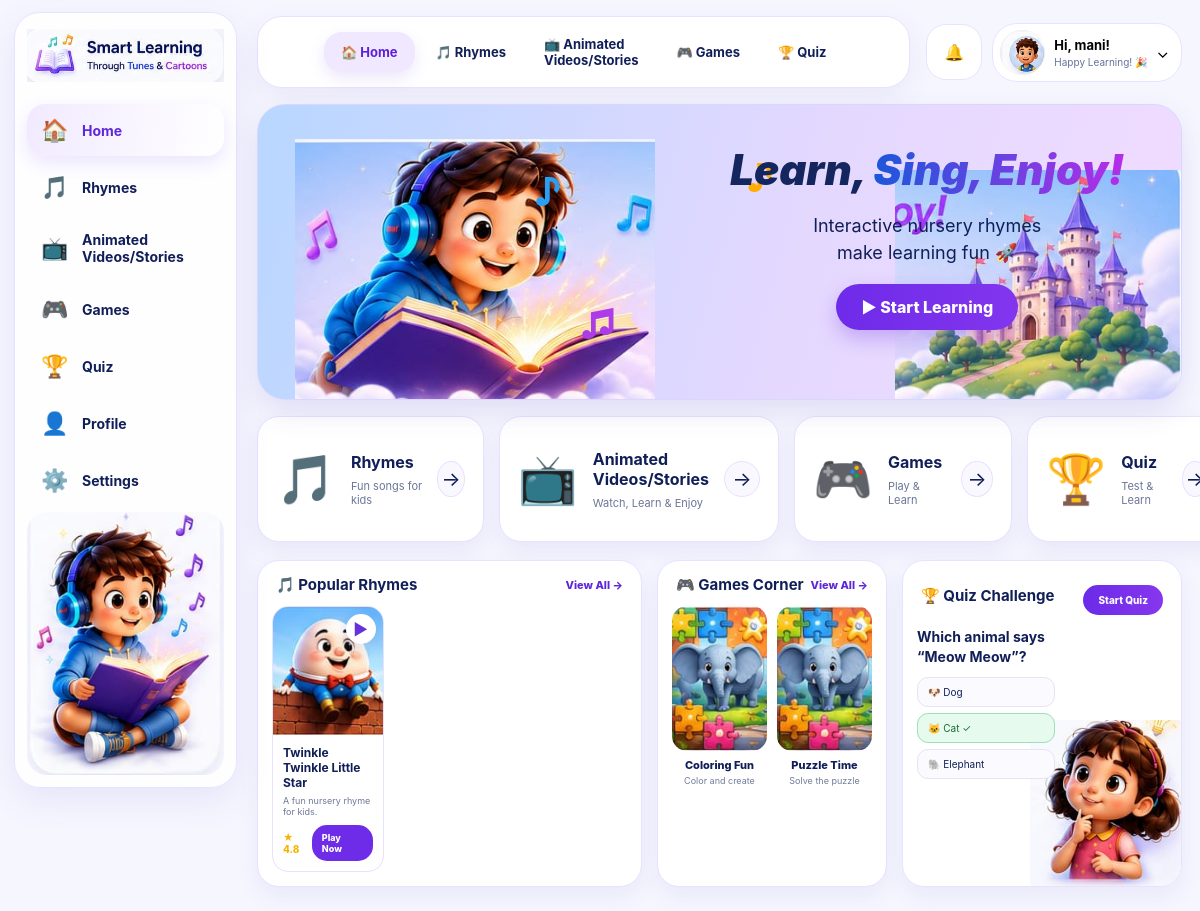
/home/ (signed in), run on the app's committed database.
### accounts/models.py (models this page shows, shortened)
class User(AbstractUser):
    ACCOUNT_TYPE_CHOICES = [
        ("learner", "Learner"),
        ("parent", "Parent / Guardian"),
    ]
    AVATAR_CHOICES = [
        ("boy", "👦 Boy"),
        ("girl", "👧 Girl"),
        ("cat", "🐱 Cat"),
        ("dog", "🐶 Dog"),
        ("lion", "🦁 Lion"),
        ("monkey", "🐵 Monkey"),
        ("rabbit", "🐰 Rabbit"),
        ("panda", "🐼 Panda"),
        ("unicorn", "🦄 Unicorn"),
        ("star", "⭐ Star"),
    ]
    AGE_GROUP_CHOICES = [
        ("2-4", "2 – 4 years"),
        ("4-6", "4 – 6 years"),
        ("6-8", "6 – 8 years"),
    ]
    account_type = models.CharField(max_length=12, choices=ACCOUNT_TYPE_CHOICES, default="learner")
    avatar = models.CharField(max_length=20, choices=AVATAR_CHOICES, default="star")
    age_group = models.CharField(max_length=10, choices=AGE_GROUP_CHOICES, default="4-6", blank=True)
    parent_email = models.EmailField(blank=True, help_text="Parent/guardian email for learner updates.")
    parent = models.ForeignKey(
        "self",
        null=True,
        blank=True,
        on_delete=models.SET_NULL,
        related_name="children",
        limit_choices_to={"account_type": "parent"},
    )
    is_child_learner = models.BooleanField(default=True)
    interests = models.JSONField(default=list, blank=True)
    created_at = models.DateTimeField(auto_now_add=True)
    class Meta:
        ordering = ["first_name", "username"]
    @property
    def is_parent(self):
        return self.account_type == "parent"

### rhymes/models.py (models this page shows, shortened)
class Rhyme(models.Model):
    DIFFICULTY_CHOICES = [
        ("easy", "Easy"),
        ("medium", "Medium"),
        ("hard", "Hard"),
    ]
    title = models.CharField(max_length=150)
    slug = models.SlugField(max_length=170, unique=True)
    category = models.ForeignKey(Category, on_delete=models.CASCADE, related_name="rhymes")
    description = models.TextField(blank=True)
    lyrics = models.TextField(help_text="Lyrics displayed for the learner.")
    video_file = models.FileField(upload_to="rhymes/videos/", blank=True, null=True)
    external_video_url = models.URLField(
        blank=True,
        help_text="Optional embeddable video URL when a local upload is not used.",
    )
    audio_file = models.FileField(upload_to="rhymes/audio/", blank=True, null=True)
    thumbnail = models.ImageField(upload_to="rhymes/thumbnails/", blank=True, null=True)
    duration_seconds = models.PositiveIntegerField(default=60)
    difficulty = models.CharField(max_length=10, choices=DIFFICULTY_CHOICES, default="easy")
    order = models.PositiveIntegerField(default=0)
    is_published = models.BooleanField(default=True)
    created_at = models.DateTimeField(auto_now_add=True)
    class Meta:
        ordering = ["category__order", "order", "title"]
        indexes = [
            models.Index(fields=["is_published", "category"]),
            models.Index(fields=["difficulty", "is_published"]),
        ]

### core/views.py (the view, shortened to what this page needs)
# urls.py: path("home/", views.home, name="home"),
@never_cache
@login_required(
    login_url="accounts:login"
)
def home(request):
    if request.user.is_parent:
        return redirect(
            "parent:dashboard"
        )
    categories = list(
        Category.objects
        .prefetch_related("rhymes")
        .all()[:6]
    )
    continue_learning = (
        Rhyme.objects.filter(
            is_published=True,
            progress_records__user=request.user,
            progress_records__completed=False,
        )
        .select_related(
            "category"
        )
        .distinct()[:4]
    )
    summary = get_progress_summary(
        request.user
    )
    notifications = []
    notifications.sort(key=lambda item: item["when"], reverse=True)
    notifications = notifications[:6]
    recent_cutoff = timezone.now() - timedelta(days=7)
    unread_notifications = sum(1 for item in notifications if item["when"] >= recent_cutoff)
    featured = list(
        Rhyme.objects.filter(
            is_published=True
        )
        .select_related(
            "category"
        )[:4]
    )
    context = {
        "categories":
            categories,
        "continue_learning":
            continue_learning,
        "featured":
            featured,
        "summary":
            summary,
        "notifications":
            notifications,
        "unread_notifications":
            unread_notifications,
    }
    return render(
        request,
        "core/home.html",
        context
    )

### templates/core/home.html (shortened to what this page needs)
{% load static %}
<!DOCTYPE html>
<html lang="en">
<head>
</head>
<body>
<div class="app">
<aside class="sidebar">
  <a class="side-logo" href="{% url 'core:home' %}"><img src="{% static 'img/reference/logo.png' %}" alt="Smart Learning"></a>
  <nav class="menu">
    <a class="active" href="{% url 'core:home' %}"><span class="mi">🏠</span>Home</a>
    <a href="{% url 'rhymes:list' %}"><span class="mi">🎵</span>Rhymes</a>
    <a href="{% url 'core:videos' %}"><span class="mi">📺</span><span>Animated<br>Videos/Stories</span></a>
    <a href="{% url 'core:games' %}"><span class="mi">🎮</span>Games</a>
    <a href="{% url 'quizzes:list' %}"><span class="mi">🏆</span>Quiz</a>
    <a href="{% url 'core:profile' %}"><span class="mi">👤</span>Profile</a>
    <a href="{% url 'core:settings' %}"><span class="mi">⚙️</span>Settings</a>
  </nav>
  <div class="side-child"><img src="{% static 'img/reference/sidebar-child.png' %}" alt="Child learning with a book"></div>
</aside>
<main class="main">
<header class="topbar">
  <nav class="topnav">
    <a class="active" href="{% url 'core:home' %}">🏠 Home</a>
    <a href="{% url 'rhymes:list' %}">🎵 Rhymes</a>
    <a href="{% url 'core:videos' %}">📺 Animated<br>Videos/Stories</a>
    <a href="{% url 'core:games' %}">🎮 Games</a>
    <a href="{% url 'quizzes:list' %}">🏆 Quiz</a>
  </nav>
  <div class="top-actions">
    <div class="dropdown-wrap">
      <button class="bell" type="button" id="bellBtn" aria-haspopup="true" aria-expanded="false" aria-label="Notifications">🔔{% if unread_notifications %}<span class="badge">{{ unread_notifications }}</span>{% endif %}</button>
    </div>
    <div class="dropdown-wrap">
      <button class="profile" type="button" id="profileBtn" aria-haspopup="true" aria-expanded="false">
        <div class="avatar"><img src="{% static 'img/reference/avatar.png' %}" alt="Learner avatar"></div>
        <div><strong>Hi, {{ request.user.first_name|default:request.user.username }}!</strong><small>Happy Learning! 🎉</small></div>
        <span>⌄</span>
      </button>
    </div>
  </div>
</header>
<section class="hero">
  <img class="hero-boy" src="{% static 'img/reference/hero-character.png' %}" alt="Child learning with headphones and book">
  <img class="castle" src="{% static 'img/reference/hero-castle.png' %}" alt="Fantasy learning castle">
  <span class="note n1">♪</span><span class="note n2">♫</span><span class="note n3">♪</span>
  <div class="hero-copy"><h1>Learn, <span>Sing, Enjoy!</span></h1><p>Interactive nursery rhymes<br>make learning fun 🚀</p><a class="start" href="{% url 'rhymes:list' %}">▶ Start Learning</a></div>
</section>
<section class="quick">
  <a class="qcard" href="{% url 'rhymes:list' %}"><div class="qicon purple">🎵</div><div><h3>Rhymes</h3><p>Fun songs for kids</p></div><span class="arrow">→</span></a>
  <a class="qcard" href="{% url 'core:videos' %}"><div class="qicon green">📺</div><div><h3>Animated<br>Videos/Stories</h3><p>Watch, Learn & Enjoy</p></div><span class="arrow">→</span></a>
  <a class="qcard" id="games" href="{% url 'core:games' %}"><div class="qicon purple">🎮</div><div><h3>Games</h3><p>Play & Learn</p></div><span class="arrow">→</span></a>
  <a class="qcard" href="{% url 'quizzes:list' %}"><div class="qicon pink">🏆</div><div><h3>Quiz</h3><p>Test & Learn</p></div><span class="arrow">→</span></a>
</section>
<section class="lower">
  <div class="panel"><div class="title"><h2>🎵 Popular Rhymes</h2><a class="view" href="{% url 'rhymes:list' %}">View All →</a></div><div class="rhyme-grid">
    {% for rhyme in featured|slice:":3" %}
    <a class="card" href="{% url 'rhymes:detail' rhyme.slug %}"><div class="art"><img src="{% if rhyme.thumbnail %}{{ rhyme.thumbnail.url }}{% elif forloop.counter == 1 %}{% static 'img/reference/humpty.png' %}{% elif forloop.counter == 2 %}{% static 'img/reference/twinkle.png' %}{% else %}{% static 'img/reference/baa-baa.png' %}{% endif %}" alt="{{ rhyme.title }}"><span class="play">▶</span></div><div class="info"><h3>{{ rhyme.title }}</h3><p>{{ rhyme.description|default:'A classic rhyme'|truncatewords:6 }}</p><div class="meta"><span class="stars">★ 4.8</span><span class="playnow">Play Now</span></div></div></a>
    {% endfor %}
  </div></div>
  <div class="panel"><div class="title"><h2>🎮 Games Corner</h2><a class="view" href="{% url 'core:games' %}">View All →</a></div><div class="game-grid"><div><div class="game-img"><img src="{% static 'img/reference/coloring.png' %}" alt="Coloring Fun"></div><div class="game-name">Coloring Fun</div><div class="game-desc">Color and create</div></div><div><div class="game-img"><img src="{% static 'img/reference/puzzle.png' %}" alt="Puzzle Time"></div><div class="game-name">Puzzle Time</div><div class="game-desc">Solve the puzzle</div></div></div></div>
  <div class="panel quiz"><div class="title"><h2>🏆 Quiz Challenge</h2><a class="quiz-btn" href="{% url 'quizzes:list' %}">Start Quiz</a></div><div class="quiz-body"><h4>Which animal says<br>“Meow Meow”?</h4><div class="option">🐶 Dog</div><div class="option correct">🐱 Cat ✓</div><div class="option">🐘 Elephant</div></div><img class="quiz-child" src="{% static 'img/reference/quiz-child.png' %}" alt="Child thinking about a quiz"></div>
</section>
</main>
</div>
</body>
</html>

### data on the page
User: user.first_name "mani"
Rhyme: title "Twinkle Twinkle Little Star", description "A fun nursery rhyme for kids."
